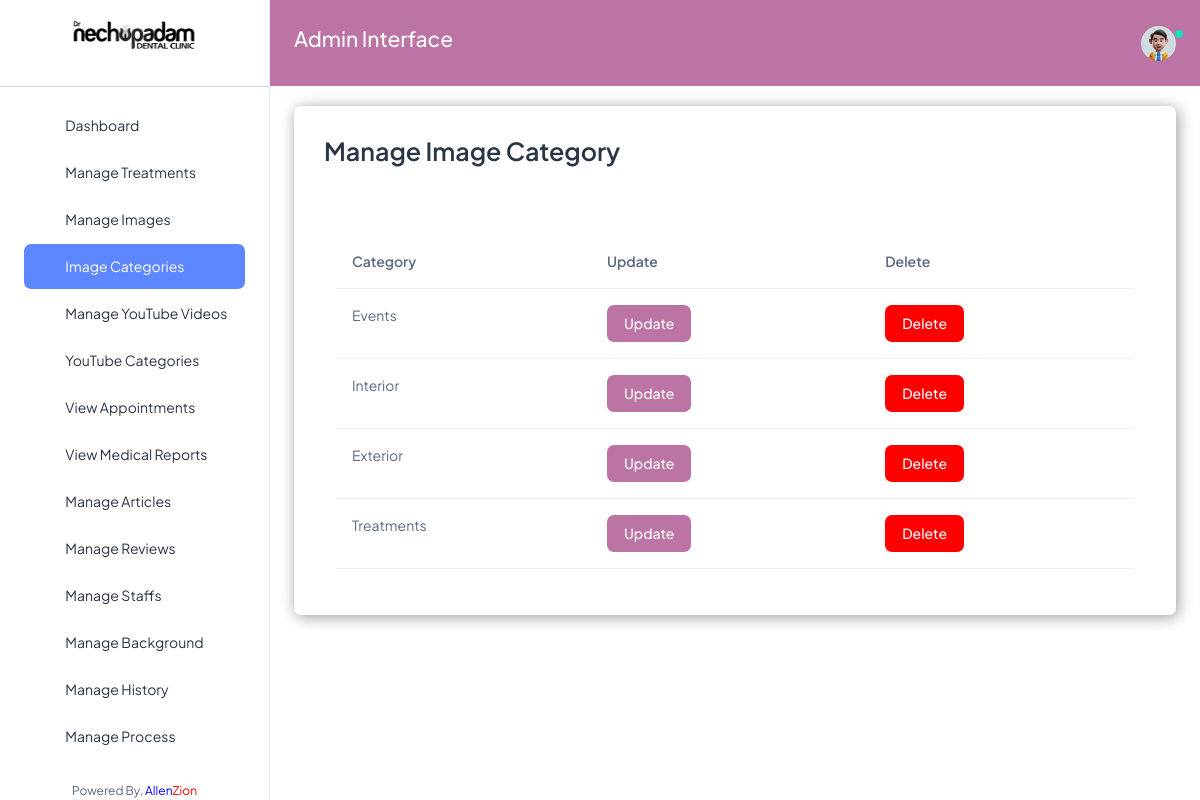
Page /imagecategory (signed in) on the committed database.
### nechuwebapp/models.py (models this page shows, shortened)
class Image_category(models.Model):
    category = models.CharField(max_length=200)
    uploaded_date = models.DateTimeField(default=timezone.now, editable=False)
    edited_date = models.DateTimeField(auto_now=True, editable=False)

### nechuwebapp/views.py (the view)
# urls.py: path('imagecategory', views.imagecategory, name='imagecategory'),
def imagecategory(request):
    category = Image_category.objects.all()
    context = {'categories':category}
    return render(request, 'nechuadmin/imagecategory.html', context)

### nechuwebapp/templates/nechuadmin/imagecategory.html
{% extends 'nechuadmin/base.html' %}
{% load static %}
{% block content %}
<h1 class="card-title fw-semibold mb-4" style="font-size:25px;">Manage Image Category</h1>
<br>
<div class="container mt-4">
    <table class="table table-responsive">
        <thead>
            <tr>
                <th>Category</th>
                <th>Update</th>
                <th>Delete</th>
            </tr>
        </thead>
        <tbody>
            {% for j in categories %}
            <tr>
                <td>{{j.category}}</td>
                <td><a href="{% url 'edit_imagecategory' j.pk %}" class="btn" style="background-color:#bc74a5; color:white;">Update</a></td>
                <td><a href="{% url 'delete_imagecategory' j.pk %}" class="btn" style="background-color:red; color:white;">Delete</a></td>
            </tr>
            {% endfor %}
        </tbody>
    </table>
</div>
{% endblock %}

### rows in the picture
Image_category: category "Events"
Image_category: category "Interior"
Image_category: category "Exterior"
Image_category: category "Treatments"
